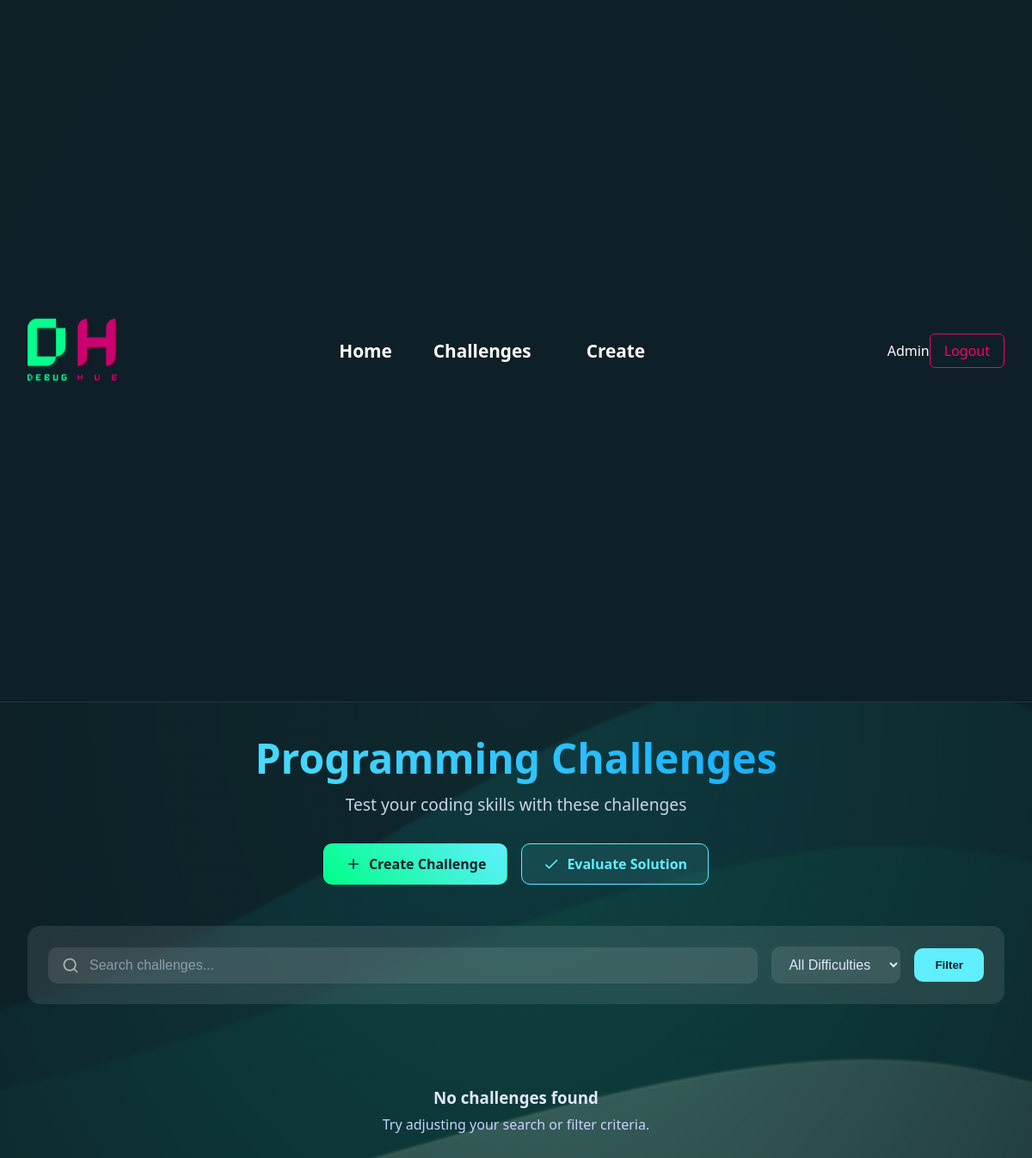
Before: /tasks/ (signed in) with the older database file.
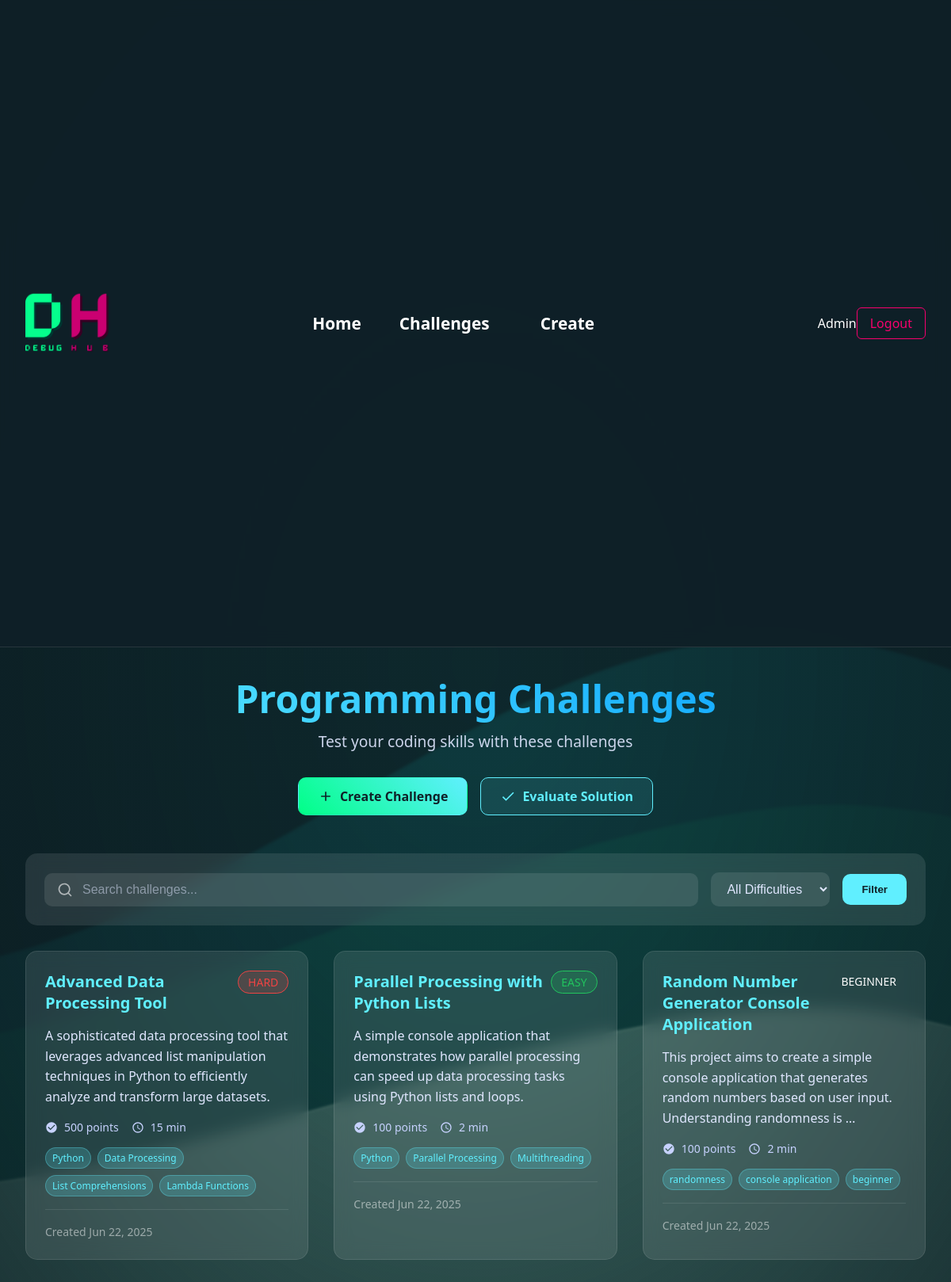
After: the same page with the newer database file.
### tasks/models.py (models this page shows, shortened)
class Challenge(models.Model):
    DIFFICULTY_CHOICES = [
        ('easy', 'Easy'),
        ('medium', 'Medium'),
        ('hard', 'Hard'),
    ]
    STATUS_CHOICES = [
        ('active', 'Active'),
        ('inactive', 'Inactive'),
        ('archived', 'Archived'),
    ]
    title = models.CharField(max_length=200)
    description = models.TextField()
    difficulty = models.CharField(max_length=10, choices=DIFFICULTY_CHOICES, default='easy')
    status = models.CharField(max_length=10, choices=STATUS_CHOICES, default='active')
    created_by = models.ForeignKey(User, on_delete=models.CASCADE, related_name='created_challenges')
    created_at = models.DateTimeField(auto_now_add=True)
    updated_at = models.DateTimeField(auto_now=True)
    time_limit = models.IntegerField(help_text="Time limit in minutes", default=60)
    memory_limit = models.IntegerField(help_text="Memory limit in MB", default=256)
    sample_input = models.TextField(blank=True, help_text="Sample input for the problem")
    sample_output = models.TextField(blank=True, help_text="Expected output for the sample input")
    tags = models.CharField(max_length=200, blank=True, help_text="Comma-separated tags")
    points = models.IntegerField(default=100, help_text="Points awarded for solving this challenge")
    class Meta:
        ordering = ['-created_at']
    def get_tags_list(self):
        return [tag.strip() for tag in self.tags.split(',') if tag.strip()] if self.tags else []

### tasks/views.py (the view)
# urls.py: path('', views.challenge_list, name='challenge_list'),
@login_required
def challenge_list(request):
    challenges = Challenge.objects.filter(status='active')
    search_query = request.GET.get('search')
    if search_query:
        challenges = challenges.filter(
            Q(title__icontains=search_query) |
            Q(description__icontains=search_query) |
            Q(tags__icontains=search_query)
        )
    difficulty_filter = request.GET.get('difficulty')
    if difficulty_filter:
        challenges = challenges.filter(difficulty=difficulty_filter)
    paginator = Paginator(challenges, 12)  # Show 12 challenges per page
    page_number = request.GET.get('page')
    page_obj = paginator.get_page(page_number)
    user_submissions = {}
    if request.user.is_authenticated:
        from .models import Submission
        submissions = Submission.objects.filter(
            user=request.user,
            challenge__in=page_obj.object_list,
            is_best=True
        ).select_related('challenge')
        user_submissions = {
            submission.challenge.id: submission
            for submission in submissions
        }
    context = {
        'page_obj': page_obj,
        'search_query': search_query,
        'difficulty_filter': difficulty_filter,
        'difficulties': Challenge.DIFFICULTY_CHOICES,
        'user_submissions': user_submissions,
    }
    return render(request, 'tasks/challenge_list.html', context)

### templates/tasks/challenge_list.html (shortened to what this page needs)
{% extends 'base.html' %}
{% load static %}
{% load dict_extras %}
{% block content %}
<div class="challenges-container">
    <div class="challenges-header">
        <h1>Programming Challenges</h1>
        <p>Test your coding skills with these challenges</p>
        <div class="header-actions">
            <a href="/learning/challenge-creator/" class="create-btn">
                <svg class="icon" fill="currentColor" viewBox="0 0 24 24">
                    <path d="M19 13h-6v6h-2v-6H5v-2h6V5h2v6h6v2z"/>
                </svg>
                Create Challenge
            </a>
            <a href="/learning/solution-evaluator/" class="evaluate-btn">
                <svg class="icon" fill="currentColor" viewBox="0 0 24 24">
                    <path d="M9 16.17L4.83 12l-1.42 1.41L9 19 21 7l-1.41-1.41z"/>
                </svg>
                Evaluate Solution
            </a>
        </div>
    </div>
    <div class="filters-section">
        <form method="get" class="filters-form">
            <div class="search-container">
                <input type="text" name="search" placeholder="Search challenges..."
                       value="{{ search_query|default:'' }}" class="search-input">
                <svg class="search-icon" fill="currentColor" viewBox="0 0 24 24">
                    <path d="M21.71 20.29L18 16.61A9 9 0 1 0 16.61 18l3.68 3.68a1 1 0 0 0 1.42 0 1 1 0 0 0 0-1.39ZM11 18a7 7 0 1 1 7-7 7 7 0 0 1-7 7Z"/>
                </svg>
            </div>
            <div class="difficulty-filter">
                <select name="difficulty" class="difficulty-select">
                    <option value="">All Difficulties</option>
                </select>
            </div>
            <button type="submit" class="filter-btn">Filter</button>
        </form>
    </div>
    <div class="challenges-grid">
        {% for challenge in page_obj %}
            <div class="challenge-card">
                <div class="challenge-header">
                    <h3 class="challenge-title">
                        <a href="{% url 'tasks:challenge_detail' challenge.pk %}">{{ challenge.title }}</a>
                    </h3>
                    <div class="badges-container">
                        <span class="difficulty-badge difficulty-{{ challenge.difficulty }}">
                            {{ challenge.get_difficulty_display }}
                        </span>
                    </div>
                </div>
                <div class="challenge-body">
                    <p class="challenge-description">
                        {{ challenge.description|truncatewords:20 }}
                    </p>
                    <div class="challenge-meta">
                        <div class="meta-item">
                            <svg class="icon" fill="currentColor" viewBox="0 0 24 24">
                                <path d="M12 2C6.48 2 2 6.48 2 12s4.48 10 10 10 10-4.48 10-10S17.52 2 12 2zm-2 15l-5-5 1.41-1.41L10 14.17l7.59-7.59L19 8l-9 9z"/>
                            </svg>
                            <span>{{ challenge.points }} points</span>
                        </div>
                        <div class="meta-item">
                            <svg class="icon" fill="currentColor" viewBox="0 0 24 24">
                                <path d="M11.99 2C6.47 2 2 6.48 2 12s4.47 10 9.99 10C17.52 22 22 17.52 22 12S17.52 2 11.99 2zM12 20c-4.42 0-8-3.58-8-8s3.58-8 8-8 8 3.58 8 8-3.58 8-8 8z"/>
                                <path d="M12.5 7H11v6l5.25 3.15.75-1.23-4.5-2.67z"/>
                            </svg>
                            <span>{{ challenge.time_limit }} min</span>
                        </div>
                    </div>
                    {% if challenge.get_tags_list %}
                        <div class="challenge-tags">
                            {% for tag in challenge.get_tags_list %}
                                <span class="tag">{{ tag }}</span>
                            {% endfor %}
                        </div>
                    {% endif %}
                </div>
                <div class="challenge-footer">
                    <small class="created-date">Created {{ challenge.created_at|date:"M d, Y" }}</small>
                </div>
            </div>
        {% empty %}
            <div class="no-challenges">
                <h3>No challenges found</h3>
                <p>Try adjusting your search or filter criteria.</p>
            </div>
        {% endfor %}
    </div>
</div>
{% endblock %}

### templates/base.html (shortened to what this page needs)
{% load static %}
<!DOCTYPE html>
<html lang="en">
<head>
    <link rel="stylesheet" href="{% static 'style.css' %}">
</head>
<body>
    <nav class="navbar">
        <div class="container" style="max-width: 1200px; margin: 0 auto; display: flex; justify-content: space-between; align-items: center; padding: 0 2rem;">            <a href="{% url 'index' %}" class="navbar-brand">
                <img src="{% static 'images/logo.png' %}?v=2" alt="DebugHub" class="logo">
            </a>
            <ul class="nav-links">
                <li><a href="{% url 'index' %}" class="{% if request.resolver_match.url_name == 'index' %}active{% endif %}">Home</a></li>
                <li><a href="{% url 'tasks:challenge_list' %}" class="">Challenges</a></li>
                <li class="dropdown">
                    <a href="{% url 'users:challenge_creator' %}" class="dropdown-toggle">Create </a>
                </li>
            </ul>
            <div class="nav-icons">
                <div class="auth-container">
                    {% if user.is_authenticated %}
                        <div class="user-profile">
                            <span class="user-name">{{ user.username }}</span>
                            <a href="{% url 'logout' %}" class="auth-btn login-btn">Logout</a>
                        </div>
                    {% else %}
                        <div class="auth-buttons">
                            <a href="{% url 'login' %}" class="auth-btn login-btn">Login</a>
                            <a href="{% url 'register' %}" class="auth-btn register-btn">Register</a>
                        </div>
                    {% endif %}
                </div>
            </div>
        </div>
    </nav>
    {% block content %}
    {% endblock %}
</body>
</html>

### static/style.css (style rules this page uses)
* { margin: 0; padding: 0; box-sizing: border-box; }
body { font-family: 'Segoe UI', Tahoma, Geneva, Verdana, sans-serif; background: url('images/background.png') no-repeat center center fixed; background-size: cover; min-height: 100vh; color: #ffffff; overflow-x: hidden; }
body::before { content: ''; position: fixed; top: 0; left: 0; width: 100%; height: 100%; background: radial-gradient(ellipse at center, rgba(45, 83, 100, 0.3) 0%, rgba(15, 32, 39, 0.8) 100%); z-index: -1; }
.navbar { background: rgba(15, 32, 39, 0.95); backdrop-filter: blur(10px); border-bottom: 1px solid rgba(255, 255, 255, 0.1); padding: 0.5rem 0; }
.navbar-brand { font-size: 1.8rem; font-weight: bold; color: #ffffff !important; text-decoration: none; display: flex; align-items: center; }
.logo { height: 80px; width: auto; transition: transform 0.3s ease; }
.nav-links { display: flex; list-style: none; gap: 3rem; align-items: center; }
.nav-links a { color: #ffffff; text-decoration: none; font-weight: 600; font-size: 1.3rem; transition: color 0.3s ease; position: relative; }
.nav-icons { display: flex; gap: 1rem; align-items: center; }
.auth-container { display: flex; justify-content: center; align-items: center; height: 100vh; }
.auth-btn { padding: 0.5rem 1rem; border-radius: 6px; font-weight: 500; text-decoration: none; transition: all 0.3s ease; }
.login-btn { background: transparent; color: #f7006e; border: 1px solid #f7006e; }
.user-profile { display: flex; align-items: center; color: #ffffff; }
.user-name { font-weight: 500; }
.dropdown { position: relative; }
.dropdown-toggle { display: flex; align-items: center; gap: 0.5rem; padding: 0.5rem 1rem; text-decoration: none; color: #ffffff; transition: all 0.3s ease; }

Changed rows visible on the page:
added Challenge: title "Advanced Data Processing Tool", difficulty "HARD", description "A sophisticated data processing tool that leverages advanced list manipulation techniques in Python to efficiently analyze and transform large datasets.", points "500", time_limit "15", get_tags_list "Python" "Data Processing" "List Comprehensions" "Lambda Functions", created_at "Jun 22, 2025"
added Challenge: title "Parallel Processing with Python Lists", difficulty "EASY", description "A simple console application that demonstrates how parallel processing can speed up data processing tasks using Python lists and loops.", points "100", time_limit "2", get_tags_list "Python" "Parallel Processing" "Multithreading", created_at "Jun 22, 2025"
added Challenge: title "Random Number Generator Console Application", difficulty "BEGINNER", description "This project aims to create a simple console application that generates random numbers based on user input. Understanding randomness is …", points "100", time_limit "2", get_tags_list "randomness" "console application" "beginner", created_at "Jun 22, 2025"
Other visible differences:
text no longer shown: "No challenges found Try adjusting your search or filter criteria."
